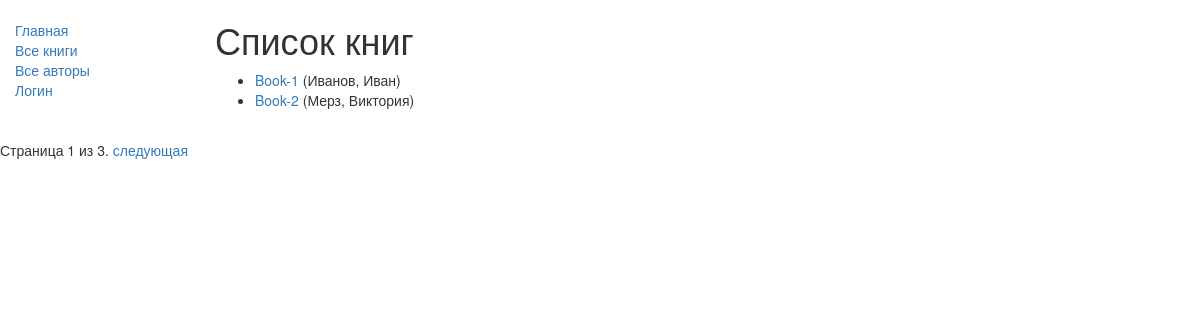
/catalog/books/, run on the app's committed database.
### catalog/models.py (models this page shows, shortened)
class Book(models.Model):
    title = models.CharField(max_length=200)
    author = models.ForeignKey('Author', on_delete=models.SET_NULL, null=True)
    summary = models.TextField(max_length=1000, help_text="Enter a brief description of the book")
    isbn = models.CharField('ISBN',max_length=13, help_text='13 Character <a href="https://www.isbn-international.org/content/what-isbn">ISBN number</a>')
    genre = models.ManyToManyField('Genre', help_text="Select a genre for this book")
    def get_absolute_url(self):
        return reverse('book-detail', args=[str(self.id)])
    def display_genre(self):
        return ', '.join([genre.name for genre in self.genre.all()[:3]])
    display_genre.short_description = 'Genre'

class Author(models.Model):
    first_name = models.CharField(max_length=100)
    last_name = models.CharField(max_length=100)
    date_of_birth = models.DateField(null=True, blank=True)
    date_of_death = models.DateField('Died', null=True, blank=True)
    def __str__(self):
        return '%s, %s' % (self.last_name, self.first_name)
    class Meta:
        ordering = ['last_name']

### catalog/views.py (the view)
# urls.py: path('books/', views.BookListView.as_view(), name='books'),
class BookListView(generic.ListView):
    model = Book
    paginate_by = 2

### catalog/templates/catalog/book_list.html
{% extends "base_generic.html" %}
{% block content %}
    <h1>Список книг</h1>
    {% if book_list %}
    <ul>
      {% for book in book_list %}
      <li>
        <a href="{{ book.get_absolute_url }}">{{ book.title }}</a> ({{book.author}})
      </li>
      {% endfor %}
    </ul>
    {% else %}
      <p>В библиотеке нет книг.</p>
    {% endif %}
{% endblock %}

### data on the page
Book: title "Book-1", author "Иванов, Иван"
Book: title "Book-2", author "Мерз, Виктория"

### other printed values
{{ page_obj.number }} "1"
{{ page_obj.paginator.num_pages }} "3"
